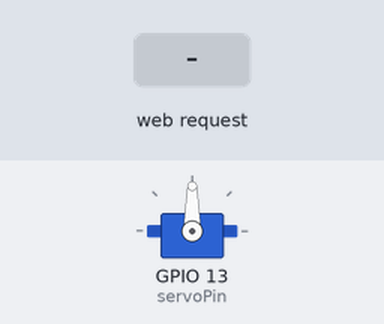
Recording of a sketch running on a simulated ESP32. On the bench: servo. Inputs (shaded band) come from the test bench. WiFi joins after 1.5 s; servers stay silent unless stated; what the sketch prints to the serial monitor is not drawn.

Above: at 2.7 s.
2.8 s: HTTP request GET /?value= received
At 4.2 s:
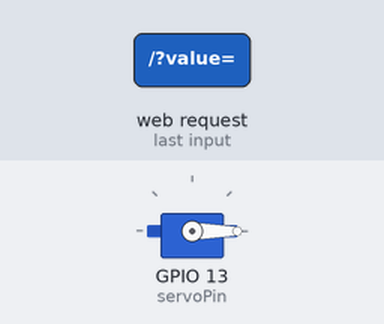
Timing chart, 0 to 5.8 s (numbered marks = the images above; inputs shaded):
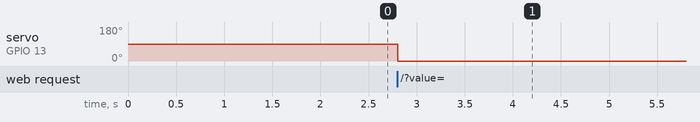

Measured:
- after the input at 2.8 s, servo on GPIO 13 (servoPin): 90° → 0° at once

The sketch:

petfeeder.ino
```cpp
#include <WiFi.h>
#include <Servo.h>

Servo myservo;  // create servo object to control a servo
Servo servo2; //Servo for tossing treats
// twelve servo objects can be created on most boards

// GPIO the servo is attached to
static const int servoPin = 13;

// Replace with your network credentials
const char* ssid     = "poyraz_wifi";
const char* password = "12345678";

// Set web server port number to 80
WiFiServer server(80);

// Variable to store the HTTP request
String header;

// Decode HTTP GET value
String valueString ="";
String valueString2 ="";
String valueString3 = "";
long x, y, z;
int pos1_gram = 0;
int pos2_gram = 0;
int pos1_time = 0;
int pos2_time = 0;
int pos1_treat = 0;
int pos2_treat = 0;
bool control= false;

// Current time
unsigned long currentTime = millis();
unsigned long Time = millis();
// Previous time
unsigned long previousTime = 0;
// Define timeout time in milliseconds (1000ms = 1s)
const long timeoutTime = 2000;

void setup() {
  Serial.begin(9600);

  myservo.attach(servoPin);  // attaches the servo on the servoPin to the servo object

  // Connect to Wi-Fi network with SSID and password
  Serial.print("Connecting to ");
  Serial.println(ssid);
  WiFi.begin(ssid, password);
  while (WiFi.status() != WL_CONNECTED) {
    delay(500);
    Serial.print(".");
  }
  server.begin();
}

void loop(){
  WiFiClient client = server.available();   // Listen for incoming clients

  if (client) {                             // If a new client connects,
    currentTime = millis();
    previousTime = currentTime;
    String currentLine = "";                // make a String to hold incoming data from the client
    while (client.connected() && currentTime - previousTime <= timeoutTime) { // loop while the client's connected
      currentTime = millis();
      if (client.available()) {             // if there's bytes to read from the client,
        char c = client.read();             // read a byte, then
        Serial.write(c);                    // print it out the serial monitor
        header += c;
        if (c == '\n') {                    // if the byte is a newline character
          // if the current line is blank, you got two newline characters in a row.
          // that's the end of the client HTTP request, so send a response:
          if (currentLine.length() == 0) {

            client.println("$.get(\"/?valuex=\" + gram + \"&\"/?value2_=\" + time + \"*\"/?valueb=\" + bool + \"%\"); {Connection: close};}</script>");

            //GET /?value=180& HTTP/1.1
            if(header.indexOf("GET /?value=")>=0) {
              pos1_gram = header.indexOf('x');
              pos2_gram = header.indexOf('&');
              valueString = header.substring(pos1_gram+2, pos2_gram);
              pos1_time = header.indexOf('_');
              pos2_time = header.indexOf('*');
              valueString2 = header.substring(pos1_time+2, pos2_time);
              pos1_treat = header.indexOf('b');
              pos2_treat = header.indexOf('%');
              valueString3= header.substring(pos1_treat+2, pos2_treat);
              if (valueString3 == 't') {
                servo2.write(180);
              }

              //Rotate the servo
              myservo.write(valueString.toInt());
              x= Time;
              control= true;
              y= (valueString.toInt())/50*1080000; //Converted grams to microseconds for the continous servo motor
            }
            // Break out of the while loop
            break;
          } else { // if you got a newline, then clear currentLine
            currentLine = "";
          }
        } else if (c != '\r') {  // if you got anything else but a carriage return character,
          currentLine += c;      // add it to the end of the currentLine
        }
      }
    }
    // Clear the header variable
    header = "";
    // Close the connection
    client.stop();
  }
  if ((Time >= x + (valueString2.toInt()-10000) && Time <= x + (valueString2.toInt()+10000)) && control == true) {
    myservo.writeMicroseconds(y);
    control = false;
  }
}
```
